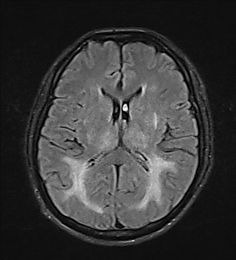
#> input picture archive/Testing/no_tumor/image(10).jpg, 236 x 260 px, found by its file name
$ jupyter execute Untitled3.ipynb
#> lines starting #> are read from the running program, lines starting #| are printed output that depends on the picture; after the words box and inside, x2 and y2 are one past the last pixel; in counts of white or black regions, pixels touching at a corner belong together
[cell 1]
import os
import cv2
import numpy as np
import matplotlib.pyplot as plt

[cell 2]
img = cv2.imread('C:\\Users\\jk121\\Desktop\\temp\\archive\\Testing\\glioma_tumor\\image(10).jpg')
#> img is the input picture: shape (260, 236, 3); min 0, max 255, mean 57.1

[cell 3]
img = cv2.cvtColor(img,cv2.COLOR_BGR2RGB)
plt.imshow(img)

[cell 4]
lower = np.array([30,30,30])
higher = np.array([250,250,250])

[cell 5]
mask = cv2.inRange(img,lower,higher)
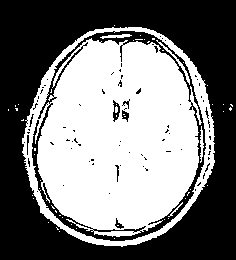
#> mask: shape (260, 236); 47.9% white; 54 white regions (49 under 20 px)

[cell 6]
plt.imshow(mask,'gray')

[cell 7]
cont,_ = cv2.findContours(mask,cv2.RETR_EXTERNAL,cv2.CHAIN_APPROX_NONE)
#> cont = 19 contours, 18 with area under 20; largest, box (x1, y1, x2, y2) and area: (22, 27, 215, 247) 32830

[cell 8]
cont_img = cv2.drawContours(img,cont,-1,255,2)
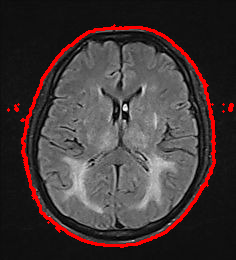
#> cont_img: shape (260, 236, 3); mean R, G, B 65.9, 55.5, 55.5

[cell 9]
plt.imshow(cont_img)

[cell 10]
c = max(cont,key =cv2.contourArea)
#> c = contour of 626 points, box (x1, y1, x2, y2) (22, 27, 215, 247), area 32830

[cell 11]
x,y,w,h = cv2.boundingRect(c)
#> x = 22; y = 27; w = 193; h = 220

[cell 12]
cv2.rectangle(img,(x,y),(x+w,y+h),(0,255,0),3)
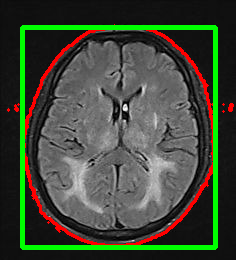
#> img: shape (260, 236, 3); 6.71% of pixels changed, all inside (x1, y1, x2, y2) = (20, 25, 218, 250)
plt.imshow(img)

$ run again, with archive/Testing/no_tumor/image(21).jpg copied over archive/Testing/no_tumor/image(10).jpg
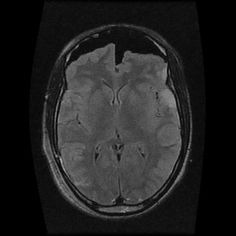
#> input picture archive/Testing/no_tumor/image(21).jpg, 236 x 236 px, found by its file name
#> img is the input picture: shape (236, 236, 3); min 0, max 183, mean 33.6
#> `mask = cv2.inRange(img,lower,higher)`:
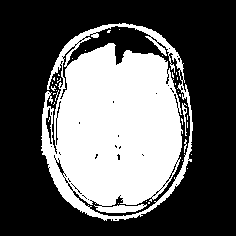
#> mask: shape (236, 236); 36.6% white; 35 white regions (32 under 20 px)
#> cont = 14 contours, 13 with area under 20; largest, box (x1, y1, x2, y2) and area: (41, 23, 193, 221) 23278
#> c = contour of 804 points, box (x1, y1, x2, y2) (41, 23, 193, 221), area 23278
#> x = 41; y = 23; w = 152; h = 198
#> `cv2.rectangle(img,(x,y),(x+w,y+h),(0,255,0),3)`:
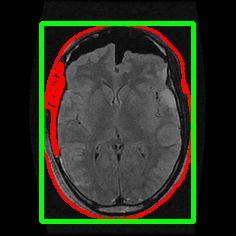
#> img: shape (236, 236, 3); mean R, G, B 41.7, 46.8, 30.8

$ run again, with archive/Testing/no_tumor/image(22).jpg copied over archive/Testing/no_tumor/image(10).jpg
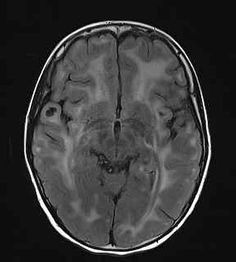
#> input picture archive/Testing/no_tumor/image(22).jpg, 236 x 262 px, found by its file name
#> img is the input picture: shape (262, 236, 3); min 0, max 255, mean 55.1
#> `mask = cv2.inRange(img,lower,higher)`:
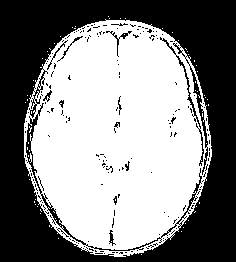
#> mask: shape (262, 236); 52.8% white; 189 black regions (176 under 20 px)
#> cont = 49 contours, 48 with area under 20; largest, box (x1, y1, x2, y2) and area: (24, 19, 212, 257) 34845
#> c = contour of 710 points, box (x1, y1, x2, y2) (24, 19, 212, 257), area 34845
#> x = 24; y = 19; w = 188; h = 238
#> `cv2.rectangle(img,(x,y),(x+w,y+h),(0,255,0),3)`:
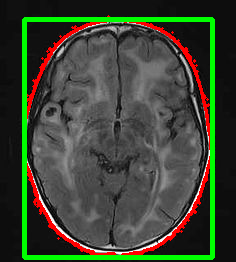
#> img: shape (262, 236, 3); mean R, G, B 59.3, 67.7, 50.1
